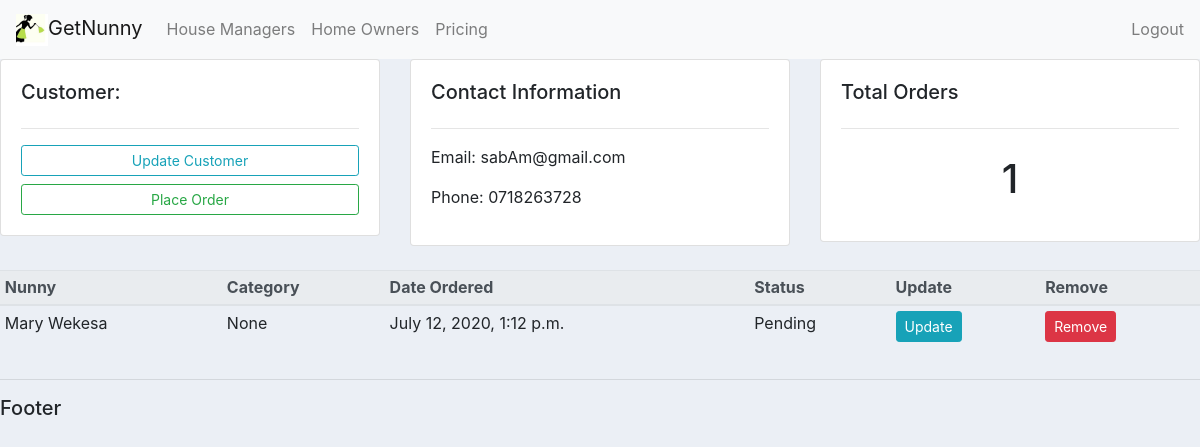
Page /homeowner/1/ on the committed database.
### accounts/models.py (models this page shows, shortened)
class HouseOwner(models.Model):
    name = models.CharField(max_length=100, null=True)
    phone = models.CharField(max_length=100, null=True)
    email = models.CharField(max_length=100, null=True)
    religion = models.CharField(max_length=100, null=True)
    denomination = models.CharField(max_length=100, null=True)
    location = models.CharField(max_length=100, null=True)
    number_of_children = models.IntegerField(null=True)
    date_created = models.DateTimeField(auto_now_add=True, null=True)

class Order(models.Model):
    STATUS =(
        ('Pending', 'Pending'),
        ('Queued for allocation','Queued for allocation'),
        ('Allocated','Allocated' )
    )
    houseowner = models.ForeignKey(HouseOwner, null=True, on_delete=models.SET_NULL)
    nunny = models.ForeignKey(Nunny, null=True, on_delete=models.SET_NULL)
    date_created = models.DateTimeField(auto_now_add=True, null=True)
    status = models.CharField(max_length=100, null=True, choices=STATUS )

class Nunny(models.Model):
    CATEGORY=(
        ('LiveIn', 'LiveIn'),
        ('Dayburg','Dayburg'),
        ('Emmergency','Emergency' )
    )
    name = models.CharField(max_length=100, null=True)
    phone = models.CharField(max_length=100, null=True)
    email = models.CharField(max_length=100, null=True)
    age = models.CharField(max_length=100, null=True)
    location = models.CharField(max_length=100, null=True)
    tribe = models.CharField(max_length=100, null=True)
    language = models.CharField(max_length=100, null=True)
    photo = models.ImageField(null=True)
    education = models.CharField(max_length=100, null=True)
    religion = models.CharField(max_length=100, null=True)
    denomination = models.CharField(max_length=100, null=True)
    contact_person = models.CharField(max_length=100, null=True)
    date_created = models.DateTimeField(auto_now_add=True, null=True)
    pay_range = models.FloatField( blank=True, null=True)
    category = models.CharField(max_length=100, null=True, choices=CATEGORY)
    description =  models.CharField(max_length=200, null=True, blank=True)
    tags = models.ManyToManyField(Tag)
    def __str__(self):
        return self.name

### accounts/views.py (the view)
# urls.py: path('homeowner/<str:pk_homeowner>/', views.homeowner, name="homeowner"),
def homeowner(request, pk_homeowner):
    homeowner = HouseOwner.objects.get(id=pk_homeowner)
    orders = homeowner.order_set.all()
    order_count = orders.count()
    context = {'homeowner': homeowner , 'orders':orders, 'order_count':order_count}
    return render(request, 'accounts/homeowners-detail-view.html', context)

### accounts/templates/accounts/homeowners-detail-view.html
{% extends 'accounts/main.html' %}
{% block content %}
<div class="row">
	<div class="col-md">
		<div class="card card-body">
			<h5>Customer:</h5>
			<hr>
			<a class="btn btn-outline-info  btn-sm btn-block" href="">Update Customer</a>
			<a class="btn btn-outline-success  btn-sm btn-block" href="{% url 'create_order' %}">Place Order</a>
		</div>
	</div>
	<div class="col-md">
		<div class="card card-body">
			<h5>Contact Information</h5>
			<hr>
			<p>Email: {{homeowner.email}}</p>
			<p>Phone: {{homeowner.phone}}</p>
		</div>
	</div>
	<div class="col-md">
		<div class="card card-body">
			<h5>Total Orders</h5>
			<hr>
			<h1 style="text-align: center;padding: 10px">{{order_count}}</h1>
		</div>
	</div>
</div>
<br>
<div class="row">
    <div class="col-md-12">
        <table class="table table-sm">
            <thead class="thead-light">
              <tr>
                <th scope="col">Nunny</th>
                <th scope="col">Category</th>
                <th scope="col">Date Ordered</th>
                <th scope="col">Status</th>
                <th scope="col"> Update</th>
                <th scope="col"> Remove</th>
              </tr>
            </thead>
            <tbody>
              {% for order in orders %}
              <tr>
                <td>{{order.nunny}}</td>
                <td>{{order.nunny.category}}</td>
                <td>{{order.date_created}}</td>
                <td>{{order.status}}</td>
                <td><a href="{% url 'update_order' order.id%}" class="btn btn-sm btn-info">Update</a></td>
                <td><a href="{% url 'delete_order' order.id%}" class="btn btn-sm btn-danger">Remove</td>
              </tr>
              {% endfor %}
            </tbody>
          </table>
    </div>
</div>
{% endblock %}

### static/css/main.css (style rules this page uses)
body { background-color:#ebeff5; }

### rows in the picture
HouseOwner: email "sabAm@gmail.com", phone "0718263728"
Order: nunny "Mary Wekesa", nunny.category "None", date_created "July 12, 2020, 1:12 p.m.", status "Pending"

### other values in the picture
{{ order_count }} "1"
